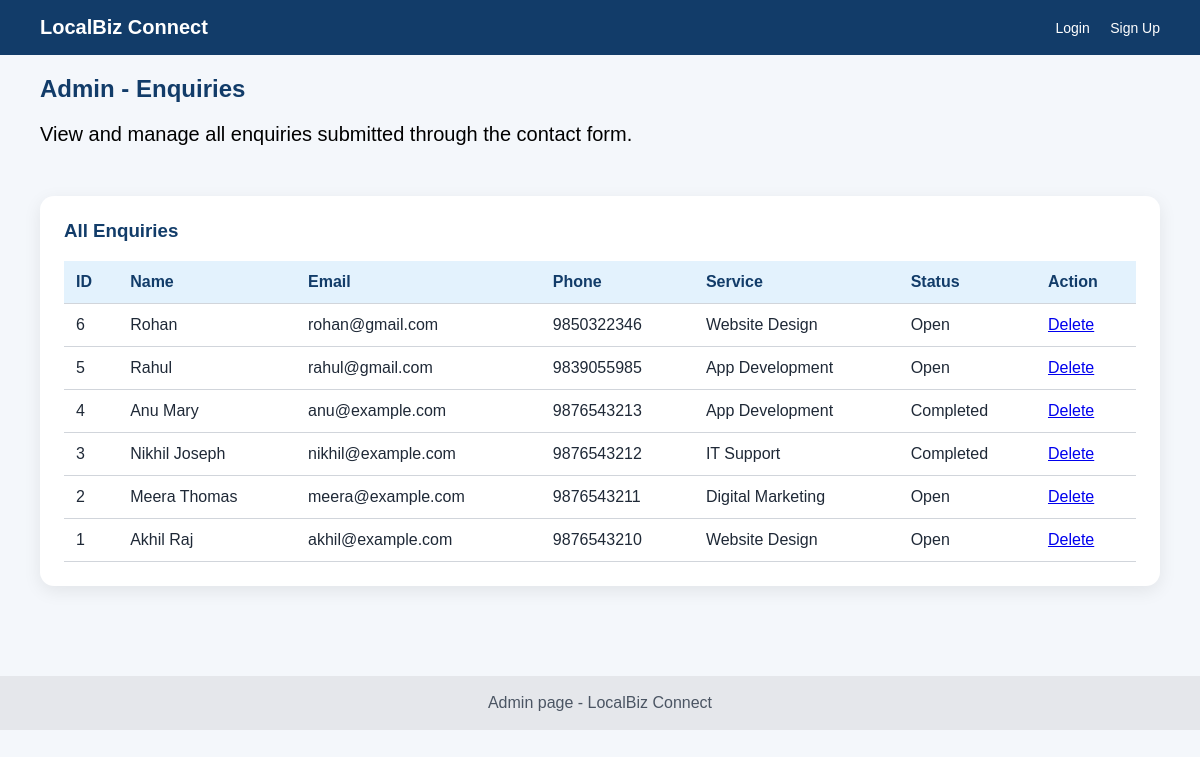
The page /admin.html on the database as committed earlier.
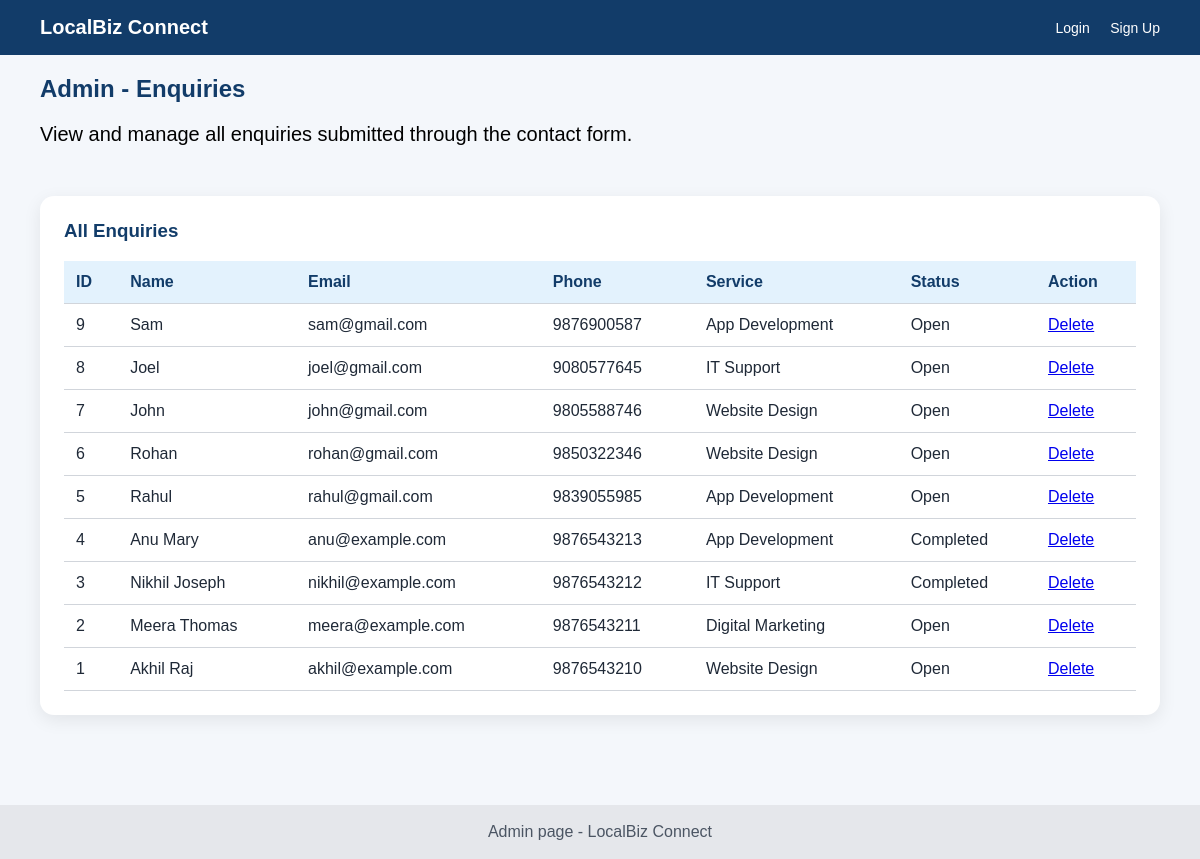
The same page on the database as committed later.
### tables this page shows
CREATE TABLE enquiries (
        id INTEGER PRIMARY KEY AUTOINCREMENT,
        user_id INTEGER,
        name TEXT NOT NULL,
        email TEXT NOT NULL,
        phone TEXT NOT NULL,
        service TEXT NOT NULL,
        message TEXT NOT NULL,
        status TEXT NOT NULL DEFAULT 'Open',
        created_at TEXT DEFAULT CURRENT_TIMESTAMP,
        FOREIGN KEY (user_id) REFERENCES users(id)
    );

### app.py (the view)
@app.route("/admin.html")
def admin():
    enquiries = get_all_enquiries()
    return render_template("admin.html", enquiries=enquiries)

### db.py (called while the page is built)
def get_connection():
    conn = sqlite3.connect(DB_NAME)
    conn.row_factory = sqlite3.Row
    return conn

def get_all_enquiries():
    conn = get_connection()
    cur = conn.cursor()
    cur.execute("""
    SELECT enquiries.*, users.name AS submitted_by
    FROM enquiries
    LEFT JOIN users ON enquiries.user_id = users.id
    ORDER BY enquiries.id DESC
    """)
    rows = cur.fetchall()
    conn.close()
    return rows

### frontend/templates/admin.html (shortened to what this page needs)
{% extends "base.html" %}
{% block content %}
<section class="page-title">
    <h1>Admin - Enquiries</h1>
    <p style="color:black ;font-family: Arial, sans-serif;font-size:20px">
        View and manage all enquiries submitted through the contact form.</p>
</section>
<section class="page-content">
    <div class="card table-card">
        <h3>All Enquiries</h3>
        <table>
            <thead>
                <tr>
                    <th>ID</th>
                    <th>Name</th>
                    <th>Email</th>
                    <th>Phone</th>
                    <th>Service</th>
                    <th>Status</th>
                    <th>Action</th>
                </tr>
            </thead>
            <tbody>
                {% for enquiry in enquiries %}
                <tr>
                    <td>{{ enquiry.id }}</td>
                    <td>{{ enquiry.name }}</td>
                    <td>{{ enquiry.email }}</td>
                    <td>{{ enquiry.phone }}</td>
                    <td>{{ enquiry.service }}</td>
                    <td>{{ enquiry.status }}</td>
                    <td>
                        <a class="delete-link" href="{{ url_for('delete', enquiry_id=enquiry.id) }}">Delete</a>
                    </td>
                </tr>
                {% endfor %}
            </tbody>
        </table>
    </div>
</section>
{% endblock %}
{% block footer %}Admin page - LocalBiz Connect{% endblock %}

### frontend/templates/base.html (shortened to what this page needs)
<!DOCTYPE html>
<html lang="en">
<head>
    <link rel="stylesheet" href="{{ url_for('static', filename='style.css') }}">
</head>
<body>
<header class="topbar">
    <div class="logo">LocalBiz Connect</div>
    <nav>
        {% if session.get('user_id') %}
        <a href="{{ url_for('home') }}">Home</a>
        <a href="{{ url_for('dashboard') }}">Dashboard</a>
        <a href="{{ url_for('services') }}">Services</a>
        <a href="{{ url_for('contact') }}">Contact Us</a>
        <a href="{{ url_for('about') }}">About Us</a>
        <a href="{{ url_for('student_profile') }}">Student Profile</a>
        <a href="{{ url_for('admin') }}">Admin</a>
        <a class="logout-link" href="{{ url_for('logout') }}">Logout</a>
        {% else %}
            <a href="{{ url_for('login') }}">Login</a>
            <a href="{{ url_for('signup') }}">Sign Up</a>
        {% endif %}
    </nav>
</header>
{% block content %}{% endblock %}
<footer>
    {% block footer %}{% endblock %}
</footer>
</body>
</html>

### frontend/static/style.css (style rules this page uses)
* { box-sizing: border-box; }
body { margin: 0; font-family: Arial, sans-serif; background: #f4f7fb; color: #1f2937; }
.topbar { background: #123c69; color: white; padding: 16px 40px; display: flex; justify-content: space-between; align-items: center; }
.logo { font-size: 20px; font-weight: bold; }
nav a { color: white; text-decoration: none; margin-left: 16px; font-size: 14px; }
.page-title { padding: 0px 40px 0 40px; }
.page-title h1 { color: #123c69; margin-bottom: 5px; }
.page-content { padding: 30px 40px 40px 40px; }
.card { background: white; padding: 24px; border-radius: 14px; margin-bottom: 20px; box-shadow: 0 5px 18px rgba(0,0,0,0.08); }
.card h3 { color: #123c69; margin-top: 0; }
table { width: 100%; border-collapse: collapse; margin-top: 15px; }
th, td { text-align: left; border-bottom: 1px solid #d1d5db; padding: 12px; }
th { background: #e3f2fd; color: #123c69; }
footer { text-align: center; padding: 18px; background: #e5e7eb; color: #4b5563; margin-top: 30px; }

Rows that differ between the two databases and show on the page:
added enquiries: id "9", name "Sam", email "sam@gmail.com", phone "9876900587", service "App Development", status "Open"
added enquiries: id "8", name "Joel", email "joel@gmail.com", phone "9080577645", service "IT Support", status "Open"
added enquiries: id "7", name "John", email "john@gmail.com", phone "9805588746", service "Website Design", status "Open"
